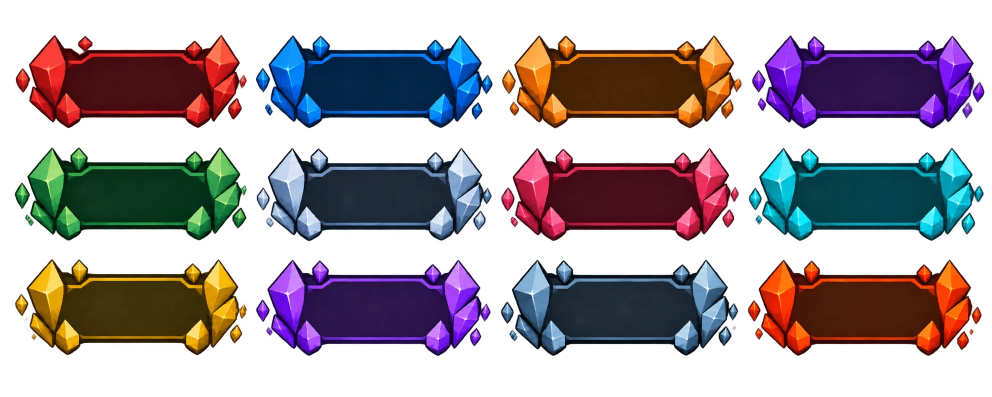
#> input picture docs/roadmap/v0.6.1/refs/plaque_templates_empty.webp, 1984 x 793 px (shown at 1/2 size)
$ python crop_plaques.py
#> lines starting #> are read from the running program, lines starting #| are printed output that depends on the picture
### scripts/art/crop_card_frames.py
#!/usr/bin/env python3
"""Crops the owner's 12 empty card frames into game textures (v0.5.5 Step CD, PLAN row A4).

Source: docs/roadmap/v0.6.0/refs/card_templates_empty.webp (the owner's own art, 1536 x 1024, a 6 x 2 grid of
crystal frames). Output: assets/ui/cards/frame_<colour>.png (RGBA, every frame the same size) and
assets/ui/cards/manifest.json (id, path, sha256, size, the dark panel's rectangle, the source and the licence).

    python3 scripts/art/crop_card_frames.py            # writes the PNGs and the manifest
    python3 scripts/art/crop_card_frames.py --check    # crops in memory, exits 1 if a file differs from disk

How the background goes:
- The delivered webp already carries an alpha channel (its background is transparent, alpha 0). When an image
  arrives without one (a white background), the background is flood-filled from the image's edges with a colour
  tolerance (FLOOD_TOL) instead, so white inside a frame is never removed.
- WebP noise: alpha below ALPHA_FLOOR becomes 0, alpha above ALPHA_SOLID becomes 255 (the panel never lets the
  world through).
- Defringe: one pass of a 1-px alpha erode on edge pixels whose colour is light (a white halo), then every
  partly transparent pixel takes the colour of its most opaque neighbour, so no light fringe shows on a dark game.
- Each frame is cut by connected parts (the loose crystals around a frame belong to the cell their centre sits in),
  trimmed to its own box and centred on one canvas of the largest box (bottom-aligned: the bases line up).

The panel rectangle in the manifest is the largest axis-aligned box of dark, opaque pixels inside the frame: where
the card's text goes. Needs Pillow (pip install pillow). The output is deterministic.
"""

import argparse
import hashlib
import json
import os
import sys
from collections import deque

from PIL import Image, ImageFilter

ROOT = os.path.abspath(os.path.join(os.path.dirname(__file__), "..", ".."))
SOURCE = "docs/roadmap/v0.6.0/refs/card_templates_empty.webp"
OUT_DIR = os.path.join(ROOT, "assets", "ui", "cards")
MANIFEST = os.path.join(OUT_DIR, "manifest.json")
LICENCE = "The owner's own art (Rius, delivered 2026-10-08 for v0.5.5 A4); no third-party art"

COLS, ROWS = 6, 2
## The grid's colours in reading order (PLAN v0.5.5 "Card frame colours").
IDS = [
    "red", "blue", "amber", "purple", "green", "silver",
    "pink", "cyan", "orange", "violet", "gold", "indigo",
]
ALPHA_FLOOR = 24
ALPHA_SOLID = 232
FLOOD_TOL = 40
PAD = 4
## A pixel counts as "dark panel" when opaque and its brightest channel is at most this.
DARK_MAX = 72


def load_rgba(path):
    im = Image.open(path).convert("RGBA")
#> im is the input picture: PIL image 1984x793 RGBA; mean R, G, B, A 41.1, 30.5, 37.7, 117.2
    lo, _hi = im.getchannel("A").getextrema()
#> lo = 0
    if lo >= 250:  # no transparency delivered: remove the white background by flood fill from the edges
        im = flood_background(im)
    return im


# [25 lines left out: function flood_background, not called in this run]


def clean_alpha(im):
    w, h = im.size
#> w = 1984; h = 793
    px = im.load()
    for y in range(h):
        for x in range(w):
            r, g, b, a = px[x, y]
            if a < ALPHA_FLOOR:
                px[x, y] = (0, 0, 0, 0)
            elif a > ALPHA_SOLID:
                px[x, y] = (r, g, b, 255)
    # Erode light edge pixels by 1 px (a white halo left by a white background).
    alpha = im.getchannel("A")
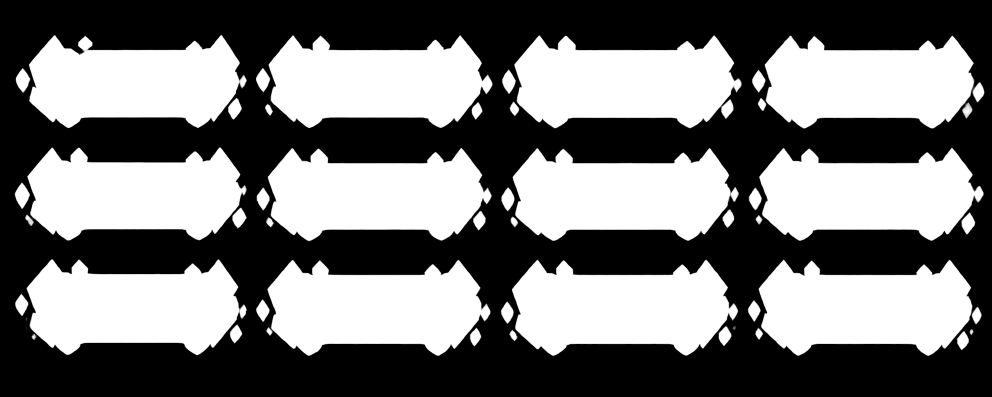
#> alpha: PIL image 1984x793 L (shown at 1/2 size); min 0, max 255, mean 118.7
    eroded = alpha.filter(ImageFilter.MinFilter(3))
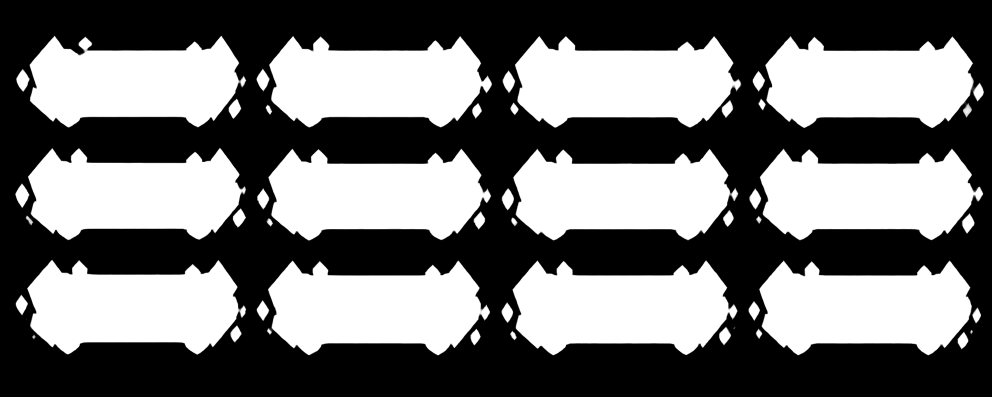
#> eroded: PIL image 1984x793 L (shown at 1/2 size); min 0, max 255, mean 115
    ep = eroded.load()
    for y in range(h):
        for x in range(w):
            r, g, b, a = px[x, y]
            if a and ep[x, y] == 0 and min(r, g, b) > 200:
                px[x, y] = (0, 0, 0, 0)
    # Defringe: partly transparent pixels take the colour of their most opaque neighbour.
    src = im.copy().load()
    for y in range(h):
        for x in range(w):
            r, g, b, a = src[x, y]
            if 0 < a < 255:
                best = (a, r, g, b)
                for dy in (-1, 0, 1):
                    for dx in (-1, 0, 1):
                        nx, ny = x + dx, y + dy
                        if 0 <= nx < w and 0 <= ny < h:
                            nr, ng, nb, na = src[nx, ny]
                            if na > best[0]:
                                best = (na, nr, ng, nb)
                px[x, y] = (best[1], best[2], best[3], a)
    return im


def components(im):
    """Connected parts of non-transparent pixels: a list of (pixel list, bbox)."""
    w, h = im.size
    a = im.getchannel("A").load()
    label = [0] * (w * h)
    parts = []
    for sy in range(h):
        for sx in range(w):
            if a[sx, sy] == 0 or label[sy * w + sx]:
                continue
            n = len(parts) + 1
            q = deque([(sx, sy)])
            label[sy * w + sx] = n
            pts = []
            while q:
                x, y = q.popleft()
                pts.append((x, y))
                for nx, ny in ((x + 1, y), (x - 1, y), (x, y + 1), (x, y - 1)):
                    if 0 <= nx < w and 0 <= ny < h and a[nx, ny] and not label[ny * w + nx]:
                        label[ny * w + nx] = n
                        q.append((nx, ny))
            parts.append(pts)
    return parts


# [51 lines left out: functions cut_frames, panel_rect, not called in this run]


def png_bytes(img):
    from io import BytesIO

    buf = BytesIO()
    img.save(buf, format="PNG", optimize=False, compress_level=9)
    return buf.getvalue()


# [49 lines left out: functions build, main, not called in this run]


# [2 lines that do not run on import are left out]

### scripts/art/crop_plaques.py
#!/usr/bin/env python3
"""Crops the owner's 12 empty wide crystal plaques into game textures (v0.6.1 Step PQ, PLAN row R1).

Source: docs/roadmap/v0.6.1/refs/plaque_templates_empty.webp (the owner's own art, 1984 x 793, a 4 x 3 grid of wide
plaques). Output: assets/ui/plaques/plaque_<colour>.png (RGBA, every plaque the same size) and
assets/ui/plaques/manifest.json (id, path, sha256, size, the dark panel's rectangle, the nine-slice margins, the
source and the licence).

    python3 scripts/art/crop_plaques.py            # writes the PNGs and the manifest
    python3 scripts/art/crop_plaques.py --check    # crops in memory, exits 1 if a file differs from disk

The background, alpha clean-up and defringe are the card frames' (scripts/art/crop_card_frames.py: load_rgba,
clean_alpha, components, png_bytes are reused as they are). Each plaque is cut by its connected parts (the loose
crystals belong to the cell their centre sits in), trimmed and centred on one canvas of the largest box.

Nine-slice margins (left, top, right, bottom, in plaque pixels): the left and right margins cover the crystal
end-clusters and every loose gem near them: they stop where the columns become "plain" (every column from there to
the centre has the same opaque top and bottom as the centre column, within PLAIN_TOL px). The top and bottom margins
leave a middle band of MIDDLE_BAND px inside the dark panel, so a taller plaque stretches only plain panel rows.
Needs Pillow (pip install pillow). The output is deterministic.
"""

import argparse
import hashlib
import json
import os
import sys

from PIL import Image

sys.path.insert(0, os.path.dirname(os.path.abspath(__file__)))
import crop_card_frames as cf  # noqa: E402  (the card frames' cropper: one way to clean the owner's sheets)

ROOT = cf.ROOT
SOURCE = "docs/roadmap/v0.6.1/refs/plaque_templates_empty.webp"
OUT_DIR = os.path.join(ROOT, "assets", "ui", "plaques")
LICENCE = "The owner's own art (Rius, delivered 2026-10-09 for v0.6.1 R1); no third-party art"

COLS, ROWS = 4, 3
## The grid's colours in reading order, named after the card frame of the same colour (CardFrames.TINT): the owner's
## sheet has the card frames' first eight in the same order; its last row is gold, violet, slate (the indigo slot)
## and orange (measured hue in the evidence, docs/roadmap/v0.6.1/evidence/PLAQUES.md).
IDS = [
    "red", "blue", "amber", "purple",
    "green", "silver", "pink", "cyan",
    "gold", "violet", "indigo", "orange",
]
PAD = 4
PLAIN_TOL = 3
MIDDLE_BAND = 8
## The dark panel: from the plaque's centre, the run of opaque pixels whose brightest channel stays within PANEL_TOL
## of the centre pixel's (the panels differ in brightness by colour, so no fixed threshold).
PANEL_TOL = 28
## Text keeps this far (px) inside the clear part of the panel.
TEXT_INSET = 6


def cut_plaques(im):
    w, h = im.size
#> w = 1984; h = 793
    cw, ch = w / COLS, h / ROWS
#> cw = 496; ch = 264.3
    cells = [[] for _ in range(COLS * ROWS)]
    for pts in cf.components(im):
#> in components, `w, h = im.size`: w = 1984; h = 793
#> in components, `label = [0] * (w * h)`: label = 1573312 items
        cx = sum(p[0] for p in pts) / len(pts)
        cy = sum(p[1] for p in pts) / len(pts)
        cells[min(ROWS - 1, int(cy // ch)) * COLS + min(COLS - 1, int(cx // cw))].extend(pts)
#> this loop made 49 passes
    src = im.load()
    parts = []
    for pts in cells:
        x0 = min(p[0] for p in pts)
        y0 = min(p[1] for p in pts)
        x1 = max(p[0] for p in pts) + 1
        y1 = max(p[1] for p in pts) + 1
        f = Image.new("RGBA", (x1 - x0, y1 - y0), (0, 0, 0, 0))
        fp = f.load()
        for x, y in pts:
            fp[x - x0, y - y0] = src[x, y]
        parts.append(f)
#> after the loop, parts = 12 items
    fw = max(f.size[0] for f in parts) + PAD * 2
#> fw = 488
    fh = max(f.size[1] for f in parts) + PAD * 2
#> fh = 201
    out = []
    for f in parts:
        canvas = Image.new("RGBA", (fw, fh), (0, 0, 0, 0))
        canvas.paste(f, ((fw - f.size[0]) // 2, (fh - f.size[1]) // 2))
        out.append(canvas)
#> this loop made 12 passes
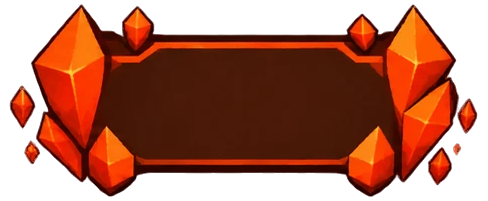
#> canvas: PIL image 488x201 RGBA; mean R, G, B, A 82.3, 23, 3.8, 160.6; transparent parts drawn white
#> after the loop, out = 12 items
    return out


def column_span(px, x, h):
    """The first and last opaque row of column x (None when empty)."""
    top = bottom = None
    for y in range(h):
        if px[x, y][3] > 0:
            if top is None:
                top = y
            bottom = y
    return top, bottom


def panel_box(f):
    """[x, y, w, h]: the dark inner panel, walked out from the centre along the centre row and column."""
    w, h = f.size
    px = f.load()
    cx, cy = w // 2, h // 2
    base = max(px[cx, cy][:3])

    def inside(x, y):
        r, g, b, a = px[x, y]
        return a == 255 and abs(max(r, g, b) - base) <= PANEL_TOL

    x0 = cx
    while x0 > 0 and inside(x0 - 1, cy):
        x0 -= 1
    x1 = cx
    while x1 < w - 1 and inside(x1 + 1, cy):
        x1 += 1
    y0 = cy
    while y0 > 0 and inside(cx, y0 - 1):
        y0 -= 1
    y1 = cy
    while y1 < h - 1 and inside(cx, y1 + 1):
        y1 += 1
    return [x0, y0, x1 - x0 + 1, y1 - y0 + 1]


def text_box(f, panel):
    """[x, y, w, h]: the widest run of columns, over the panel's rows (less TEXT_INSET px top and bottom), where every
    pixel is panel-dark: where text can sit without touching a crystal or the bevel."""
    w, h = f.size
    px = f.load()
    cx = w // 2
    base = max(px[cx, h // 2][:3])
    y0 = panel[1] + TEXT_INSET
    y1 = panel[1] + panel[3] - TEXT_INSET

    def clear(x):
        for y in range(y0, y1):
            r, g, b, a = px[x, y]
            if a != 255 or abs(max(r, g, b) - base) > PANEL_TOL:
                return False
        return True

    x0 = cx
    while x0 > 0 and clear(x0 - 1):
        x0 -= 1
    x1 = cx
    while x1 < w - 1 and clear(x1 + 1):
        x1 += 1
    return [x0 + TEXT_INSET, y0, x1 - x0 + 1 - 2 * TEXT_INSET, y1 - y0]


def nine_slice(f, panel):
    """[left, top, right, bottom] margins: the end-clusters outside, a plain middle band inside the panel."""
    w, h = f.size
    px = f.load()
    cx = panel[0] + panel[2] // 2
    ref = column_span(px, cx, h)

    def plain(x):
        t, b = column_span(px, x, h)
        return t is not None and abs(t - ref[0]) <= PLAIN_TOL and abs(b - ref[1]) <= PLAIN_TOL

    left = cx
    while left > 0 and plain(left - 1):
        left -= 1
    right = cx
    while right < w - 1 and plain(right + 1):
        right += 1
    mid = panel[1] + panel[3] // 2
    top = mid - MIDDLE_BAND // 2
    bottom = h - (top + MIDDLE_BAND)
    return [left, top, w - 1 - right, bottom]


def build():
    im = cf.clean_alpha(cf.load_rgba(os.path.join(ROOT, SOURCE)))
    plaques = cut_plaques(im)
#> plaques = 12 items
    files = {}
    entries = []
    for pid, f in zip(IDS, plaques):
        data = cf.png_bytes(f)
        rel = "assets/ui/plaques/plaque_%s.png" % pid
        files[rel] = data
        panel = panel_box(f)
        entries.append(
            {
                "id": pid,
                "path": rel,
                "sha256": hashlib.sha256(data).hexdigest(),
                "size": [f.size[0], f.size[1]],
                "panel": panel,
                "text": text_box(f, panel),
                "nine_slice": nine_slice(f, panel),
            }
        )
#> this loop made 12 passes
#> pid on passes 2 to 12: 'blue', 'amber', 'purple', 'green', 'silver', 'pink', 'cyan', 'gold', 'violet', 'indigo', 'orange'
#> (pid, rel, cy in panel_box) on pass 1: ('red', 'assets/ui/plaques/plaque_red.png', 100)
    manifest = {
        "generator": "scripts/art/crop_plaques.py",
        "source": SOURCE,
        "source_sha256": hashlib.sha256(open(os.path.join(ROOT, SOURCE), "rb").read()).hexdigest(),
        "licence": LICENCE,
        "plaques": entries,
    }
    files["assets/ui/plaques/manifest.json"] = (json.dumps(manifest, indent=2) + "\n").encode()
    return files


def main():
    ap = argparse.ArgumentParser()
    ap.add_argument("--check", action="store_true")
    args = ap.parse_args()
    files = build()
    bad = 0
    for rel, data in files.items():
        path = os.path.join(ROOT, rel)
        if args.check:
            if not os.path.exists(path) or open(path, "rb").read() != data:
                print("differs:", rel)
                bad += 1
        else:
            os.makedirs(os.path.dirname(path), exist_ok=True)
            with open(path, "wb") as fh:
                fh.write(data)
            print("wrote", rel)
#> this loop made 13 passes
#| wrote assets/ui/plaques/plaque_red.png
#| wrote assets/ui/plaques/plaque_blue.png
#| wrote assets/ui/plaques/plaque_amber.png
#| wrote assets/ui/plaques/plaque_purple.png
#| wrote assets/ui/plaques/plaque_green.png
#| wrote assets/ui/plaques/plaque_silver.png
#| wrote assets/ui/plaques/plaque_pink.png
#| wrote assets/ui/plaques/plaque_cyan.png
#> (further printed lines are left out)
    if args.check:
        print("check: %d file(s) differ" % bad)
    return 1 if bad else 0


if __name__ == "__main__":
    sys.exit(main())
#> (the program exits here)
